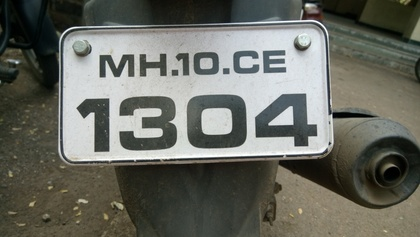
%> input picture newplates/DSC_0938.JPG, 420 x 237 px, shrunk from 3920 x 2208 before the run
$ octave testest2.m   (GNU Octave 9; MATLAB toolbox functions it lacks are replaced by stand-ins)
%> lines starting %> are read from the running program, lines starting %| are printed output that depends on the picture; in (x1, y1, x2, y2) boxes, pixels count from 0 and x2, y2 are one past the last pixel; in counts of white or black regions, pixels touching at a corner belong together; the program's own positions count from 1
close all

A=imread(strcat('newplates/DSC_0938.jpg'));
%> A is the input picture: size 237x420x3 uint8; mean R, G, B 104.2, 105.6, 97.3
org=A;
B=A;
[h,w,f]=size(B);
%> h = 237; w = 420; f = 3

figure();
imshow(B);
figure();
B=rgb2gray(org);
%level = graythresh(B);
%B = im2bw(B,level*1.3);
imshow(B);

figure();
J = imnoise(B,'salt & pepper',0.02);
Kaverage = filter2(fspecial('average',3),J)/255;
Kmedian = medfilt2(J);
%imshowpair(Kaverage,Kmedian,'montage')% Median filtering to remove noise.
B=Kmedian
imshow(B);

se=strel('disk',1);
%figure();
gi=imdilate(B,se);
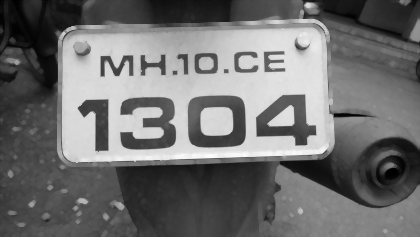
%> gi: size 237x420 uint8; min 1, max 253, mean 111.3
%imshow(gi);
%figure();
ge=imerode(B,se);
%imshow(ge);

gdiff=imsubtract(gi,ge); % Morphological Gradient for edges enhancement.
gdiff=mat2gray(gdiff); % Converting the class to double.
%> gdiff: size 237x420 double
%figure();
%imshow(gdiff);

gdiff=conv2(gdiff,[1 1;1 1]); % Convolution of the double image for brightening the edges.
%> gdiff: size 238x421 double
gdiff=imadjust(gdiff,[0.5 0.7],[0 1],0.1); % Intensity scaling between the range 0 to 1.
B=logical(gdiff); % Conversion of the class from double to binary.
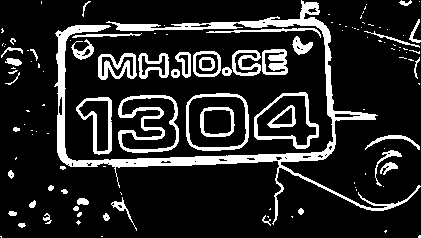
%> B: size 238x421 logical; 15.4% white; 121 white regions (74 under 20 px), largest, box (x1, y1, x2, y2) and area: (54, 0, 421, 225) 6504, (118, 95, 179, 153) 1131, (254, 92, 319, 149) 672
figure();
imshow(gdiff);


figure();
er=imerode(B,strel('line',60,0));
%> er: size 238x421 logical; 0.71% white in thin lines or dots, all inside (x1, y1, x2, y2) = (92, 21, 296, 166)
out1=imsubtract(B,er);
%> out1: size 238x421 double; values 0 (black) and 1 (white), 14.6% white; 128 white regions (76 under 20 px), largest, box (x1, y1, x2, y2) and area: (162, 0, 421, 225) 3596, (54, 25, 166, 188) 1787, (118, 95, 179, 153) 1131
imshow(out1);


horHist=zeros(w);

horHist=zeros(w);% The number of white pixels are added up each column and being low
for i=1:w
    tot=0;
    for j=1:h
        if (B(j,i)==1)
            tot=tot+1;
        end
    end
    horHist(i)=tot;
end
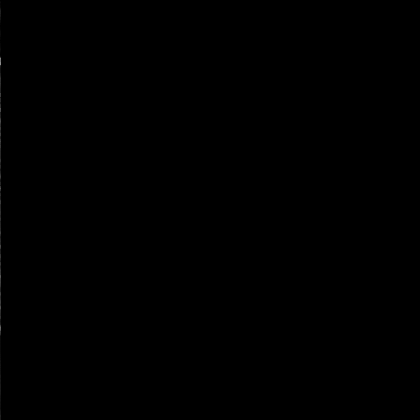
%> horHist: size 420x420 double; min 0, max 141, mean 0.1

figure();
gem=max(horHist)/3;
%> gem = 420 values, max 47 at index 1, min 0 at index 2, mean 0.112
plot(horHist);
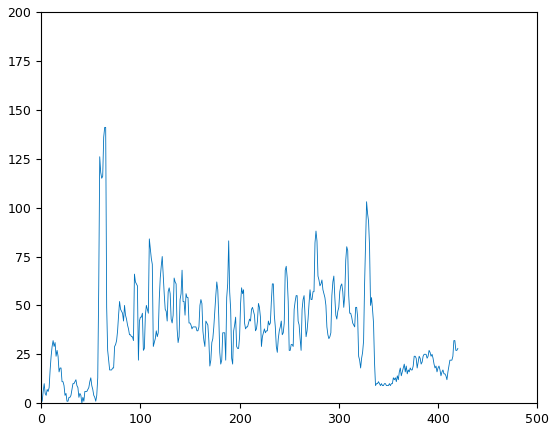
%> figure redrawn from the program's plot data; curve peaks at x = 64, y = 141
hstart=0;
heinde=0;
width=0;
hcounter=0;
arc=0;
hcoor=zeros(1,2);

for i=1:w
    if horHist(i)>gem(1)
        if(hstart==0)
            hstart=i;
        end
        hcounter=0;
    else
        if hstart>0
            if hcounter>(w*0.07)
                heinde=i-hcounter;
                width=heinde-hstart;
                if(width>(w*0.5))
                    arc=arc+1;
                    hcoor(arc,1)=hstart;
                    hcoor(arc,2)=width;
                end
                hstart=0;
                hcounter=0;
                heinde=0;
                width=0;
            end
            hcounter=hcounter+1;
        end
    end
end
%> after the loop, arc = 1; hcoor = [58 277]; hcounter = 1; heinde = 0; hstart = 0; width = 0
[ww,f]=size(hcoor);
%> ww = 1; f = 2
hstart=0;
hwidth=0;

for i=1:ww
    if(hcoor(i,2)>hwidth)
        hwidth=hcoor(i,2);
        hstart=hcoor(i,1);
    end
end
%> this loop made 1 pass
%> (hwidth, hstart) on pass 1: (277, 58)


figure();
B=B(:,hstart:(hstart+hwidth),:);
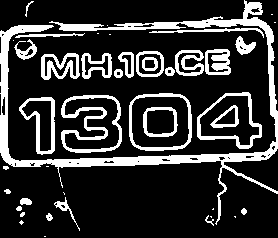
%> B: size 238x278 logical; 20.1% white; 43 white regions (15 under 20 px), largest, box (x1, y1, x2, y2) and area: (0, 0, 278, 225) 5862, (61, 95, 122, 153) 1131, (197, 92, 262, 149) 672
imshow(B);

verHist=zeros(h);
for j=1:h
    tot=0;
    for i=2:hwidth
        if (B(j,i-1)==1 && B(j,i)==0) || (B(j,i-1)==0 && B(j,i)==1)
            tot=tot+1;
        end
    end
    verHist(j)=tot;
end

verh=zeros(1);
coun=1;

for i=1:h
    if(verHist(i)>0)
        verh(coun)=verHist(i);
        coun=coun+1;
    end
end
%> after the loop, coun = 233; verh = 232 values, max 50 at index 70, min 2 at index 1, mean 14.81

gem=mean(verh)
%> gem = 14.81
figure();
plot(verHist);
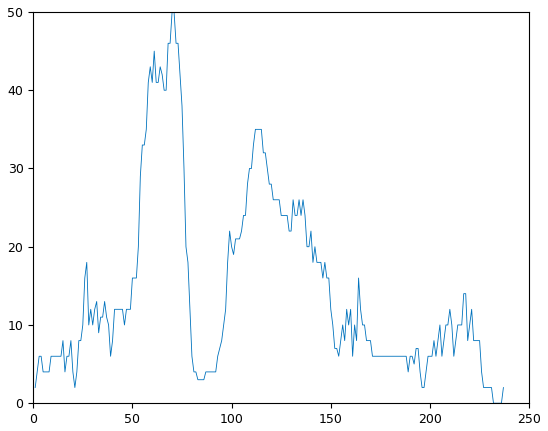
%> figure redrawn from the program's plot data; curve peaks at x = 70, y = 50
vstart=0;
veinde=0;
height=0;
vcounter=0;
arc=0;
vcoor=zeros(1,2);
h*0.07
%> ans = 16.59

for(i=1:h)
    if verHist(i)>gem(1)
        if(vstart==0)
            vstart=i;
        end
        vcounter=0;
    else
        if vstart>0
            if vcounter>(h*0.03)
                veinde=i-vcounter;
                height=veinde-vstart;
                if(height>(h*0.05))
                    arc=arc+1;
                    vcoor(arc,1)=vstart;
                    vcoor(arc,2)=height;
                end
                vstart=0;
                vcounter=0;
                veinde=0;
                height=0;
            end
            vcounter=vcounter+1;
        end
    end
end
%> after the loop, arc = 2; vcoor = [50 29; 98 52]; vcounter = 1; vstart = 0
[l,f]=size(vcoor);
%> l = 2

figure();
B=org(vcoor(l,1):vcoor(l,1)+vcoor(l,2),hstart:(hstart+hwidth),:);
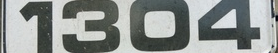
%> B: size 53x278x3 uint8; mean R, G, B 139.9, 144.7, 142.2
imshow(B);

$ run again, with newplates/DSC_0932.JPG copied over newplates/DSC_0938.JPG
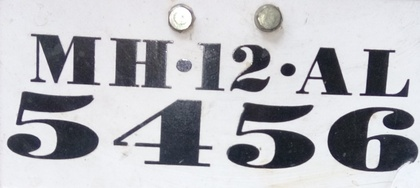
%> input picture newplates/DSC_0932.JPG, 420 x 188 px, shrunk from 1453 x 651 before the run
%> A is the input picture: size 188x420x3 uint8; mean R, G, B 182.2, 182.7, 187.9
%> `B=logical(gdiff);`:
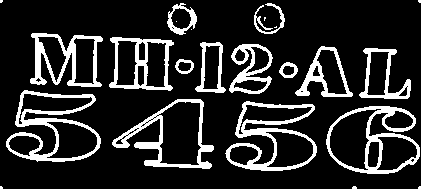
%> B: size 189x421 logical; 16.2% white; 23 white regions (9 under 20 px), largest, box (x1, y1, x2, y2) and area: (6, 90, 101, 162) 1782, (225, 101, 317, 171) 1767, (326, 106, 420, 174) 1565
%> er: size 189x421 logical; 0.02% white in thin lines or dots, all inside (x1, y1, x2, y2) = (140, 40, 284, 166)
%> out1: size 189x421 double; values 0 (black) and 1 (white), 16.1% white; 23 white regions (9 under 20 px), largest, box (x1, y1, x2, y2) and area: (6, 90, 101, 162) 1782, (225, 101, 317, 171) 1765, (326, 106, 420, 174) 1565
%> `gem=max(horHist)/3;`: gem = 420 values, max 32.33 at index 1, min 0 at index 2, mean 0.077
%> after the loop `for i=1:w`: arc = 1; hcoor = [22 309]; hcounter = 10; heinde = 0; hstart = 366; width = 0
%> `[ww,f]=size(hcoor);`: ww = 1; f = 2
%> the loop `for i=1:ww` made 1 pass
%> (hwidth, hstart) on pass 1: (309, 22)
%> after the loop `for i=1:h`: coun = 169; verh = 168 values, max 38 at index 64, min 2 at index 167, mean 17.13
%> `gem=mean(verh)`: gem = 17.13
%> after the loop `for(i=1:h)`: arc = 2; height = 0; vcoor = [43 45; 124 39]; vcounter = 1; veinde = 0
%> l = 2
%> `B=org(vcoor(l,1):vcoor(l,1)+vcoor(l,2),hstart:(hstart+hwidth),:);`:
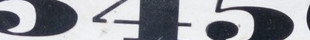
%> B: size 40x310x3 uint8; mean R, G, B 150.1, 151.8, 158.3
